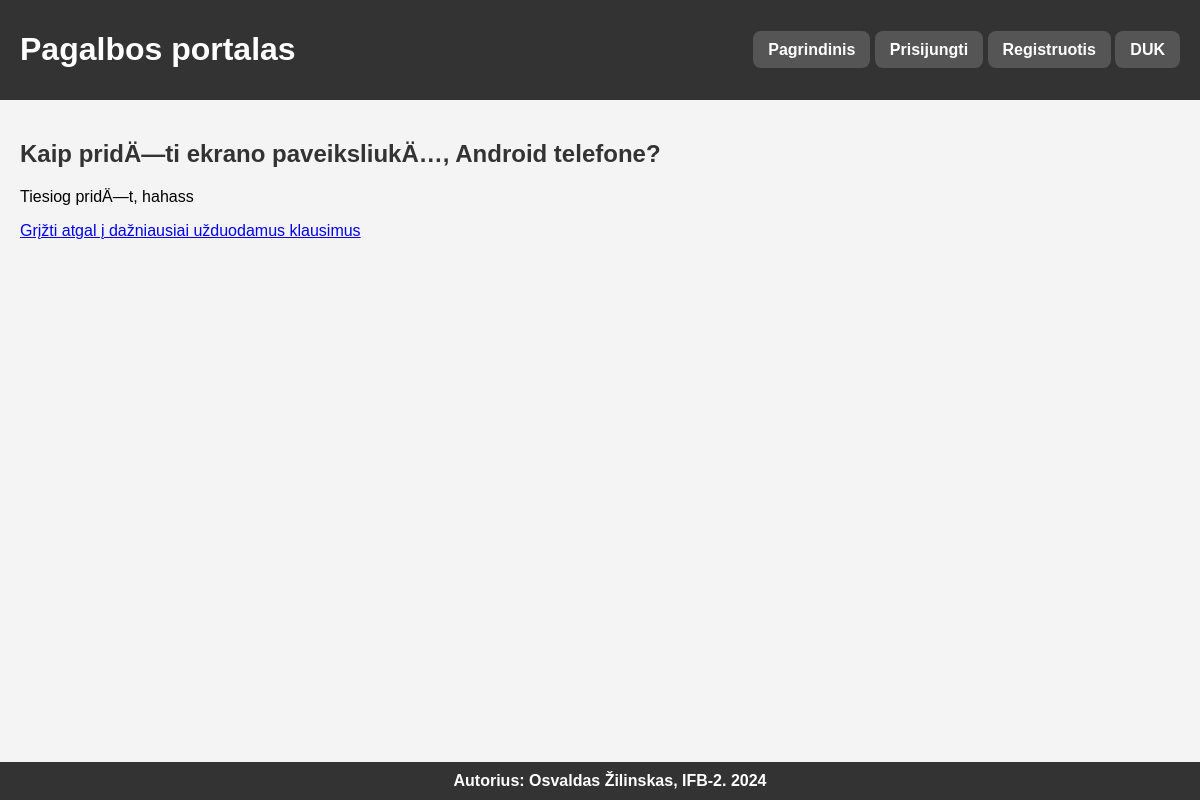
The page /faq_detail.php?id=1 on the database its author committed.
### tables this page shows
CREATE TABLE `FAQ` (
  `FAQ_ID` int(10) UNSIGNED NOT NULL,
  `Question` text NOT NULL,
  `Answer` text NOT NULL
);

### faq_detail.php (the view, shortened to what this page needs)
<?php
include 'includes/db.php';
include 'includes/header.php';
$faq_id = $_GET['id'];
$stmt = $pdo->prepare("SELECT * FROM FAQ WHERE FAQ_ID = ?");
$stmt->execute([$faq_id]);
$faq = $stmt->fetch();
?>
<!DOCTYPE html>
<html lang="en">
<head>
    <link rel="stylesheet" href="styles.css">
</head>
<body>
<main class="faq-detail-main">
    <h2><?= htmlspecialchars($faq['Question']) ?></h2>
    <p><?= htmlspecialchars($faq['Answer']) ?></p>
    <a href="view_faq.php" class="back-link">Grįžti atgal į dažniausiai užduodamus klausimus</a>
</main>
<?php include 'includes/footer.php'; ?>
</body>
</html>

### styles.css (style rules this page uses)
body, html { margin: 0; padding: 0; height: 100%; font-family: Arial, sans-serif; display: flex; flex-direction: column; }
body { background-color: #f4f4f4; display: flex; flex-direction: column; min-height: 100vh; }
h2, h3, h4 { color: #333; }
main { flex: 1; padding: 20px; box-sizing: border-box; overflow-y: auto; width: 100%; max-width: 1600px; margin: 0 auto; }

### rows shown on the page
faq: Question "Kaip pridÄ—ti ekrano paveiksliukÄ…, Android telefone?", Answer "Tiesiog pridÄ—t, hahass"
